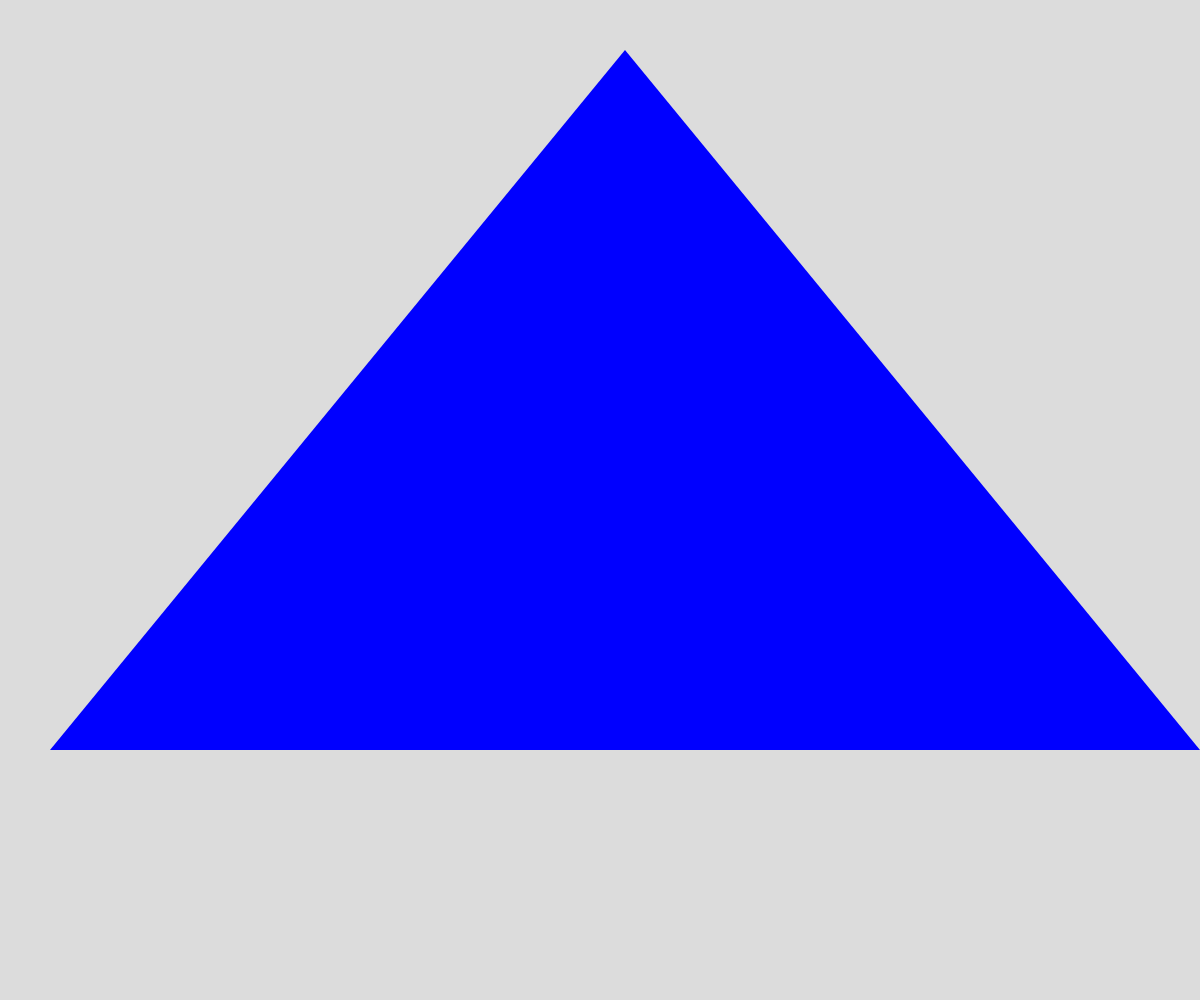
Frame 1 (no input)
Frame 60 (no input): identical to frame 1, image omitted
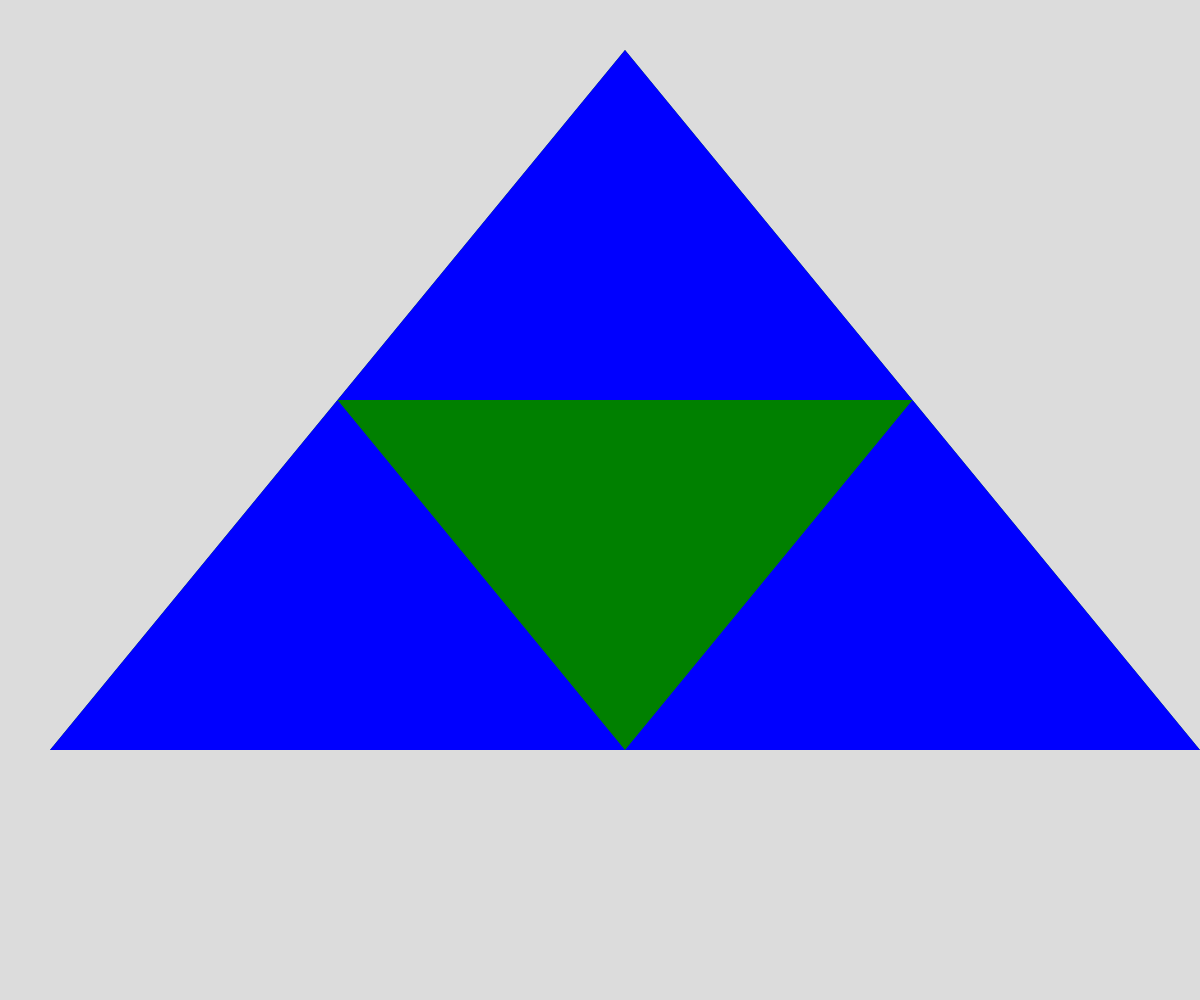
Frame 120 (the mouse pressed at the canvas centre since frame 60)

The p5.js sketch that drew these frames (run headless with seeded random() and noise() and a simulated clock; from frame 60 on, the mouse is pressed at the canvas centre):

// p5.js sketch
// ── sketch.js
// Sierpinksi Triangle
// December 18th, 2024

let initalTriangle = [
  {x: 625, y: 50},
  {x: 50, y: 750},
  {x: 1200, y: 750}


];
let theDepth = 0;
let theColors = ["blue", "green", "yellow", "red", "teal", "purple", "black", "orange", "burgundy", "cyan", "lightpurple"];


function setup() {
  createCanvas(windowWidth, windowHeight);
}

function draw() {
  background(220);
  sierpinksi(initalTriangle, theDepth);
}

function mousePressed() {
  if (theDepth<10) {
    theDepth++;
  }
}

function sierpinksi(points, depth) {
  fill(theColors[depth]);
  noStroke();
  triangle(points[0].x, points[0].y, points[1].x, points[1].y, points[2].x, points[2].y);

  if (depth>0) {
    sierpinksi([points[0], midPoint(points[0], points[1]), midPoint(points[0], points[2])], depth-1);
    sierpinksi([points[1], midPoint(points[0], points[1]), midPoint(points[1], points[2])], depth-1);
    sierpinksi([points[2], midPoint(points[0], points[2]), midPoint(points[1], points[2])], depth-1);
  }
}


function midPoint(point1, point2) {
  let midX = (point1.x + point2.x)/2;
  let midY = (point1.y + point2.y)/2;
  return {x:midX, y:midY};
}
